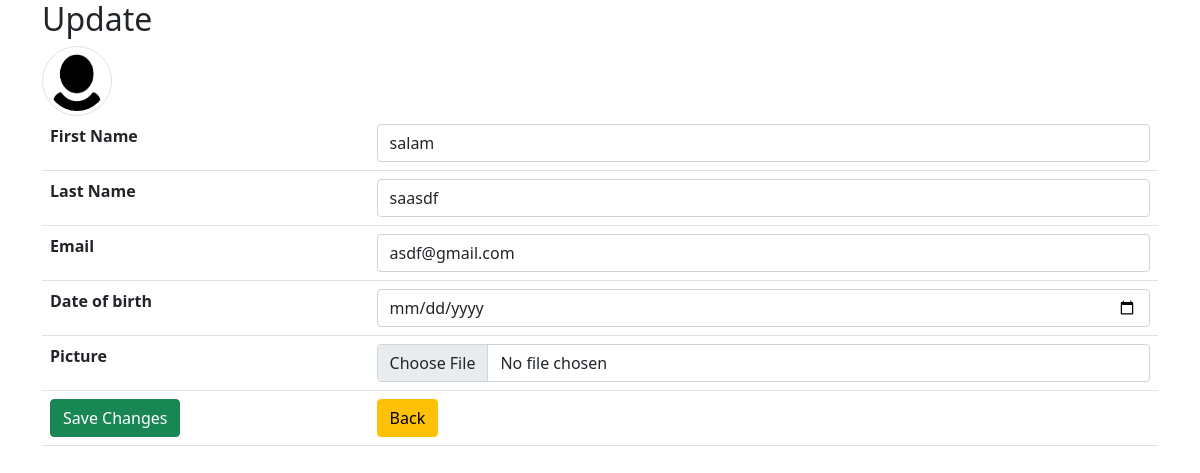
/update.php?id=2 (signed in), run on the app's committed database.
### tables this page shows
CREATE TABLE `user` (
  `id` int(11) NOT NULL,
  `first_name` varchar(255) NOT NULL,
  `last_name` varchar(255) NOT NULL,
  `password` varchar(255) NOT NULL,
  `email` varchar(255) NOT NULL,
  `address` varchar(255) NOT NULL,
  `phone_number` varchar(255) NOT NULL,
  `picture` varchar(255) DEFAULT NULL,
  `status` varchar(4) NOT NULL DEFAULT 'user'
);

### update.php (the view, shortened to what this page needs)
<?php
require_once 'components/db_connect.php';
$backBtn = '';
if(isset($_SESSION["adm"])){
    $backBtn = "dashBoard.php";
}
if (isset($_GET['id'])) {
    $id = $_GET['id'];
    $sql = "SELECT * FROM user WHERE id = {$id}";
    $result = mysqli_query($connect, $sql);
    if (mysqli_num_rows($result) == 1) {
        $data = mysqli_fetch_assoc($result);
        $f_name = $data['first_name'];
        $l_name = $data['last_name'];
        $email = $data['email'];
        $date_birth = $data['date_of_birth'];
    }
}
?>
<!DOCTYPE html>
<html lang="en">
<head>
   <?php require_once 'components/boot.php'?>
</head>
<body>
<div class="container">
        <h2>Update</h2>
        <img class='img-thumbnail rounded-circle' src='pictures/<?php echo $data['picture'] ?>' alt="<?php echo $f_name ?>">
        <form  method="post" enctype="multipart/form-data">
            <table class="table">
                <tr>
                    <th>First Name</th>
                    <td><input class="form-control" type="text"  name="first_name" placeholder ="First Name" value="<?php echo $f_name ?>"  /></td>
                </tr>
                <tr>
                    <th>Last Name</th>
                    <td><input class="form-control" type= "text" name="last_name"  placeholder="Last Name" value ="<?php echo $l_name ?>" /></td>
                </tr>
                <tr>
                    <th>Email</th>
                    <td><input class="form-control" type="email" name="email" placeholder= "Email" value= "<?php echo $email ?>" /></td>
                </tr>
                <tr>
                    <th>Date of birth</th>
                    <td><input class="form-control" type="date" name="date_of_birth" placeholder= "Date of birth" value= "<?php echo $date_birth ?>" /></td>
                </tr>
                <tr>
                    <th>Picture</th>
                    <td><input class="form-control" type="file" name="picture" /></td>
                </tr>
                <tr>
                    <td><button name="submit" class="btn btn-success" type= "submit">Save Changes</button></td>
                    <td><a href= "<?php echo $backBtn?>"><button class="btn btn-warning" type="button">Back</button></a></td>
                </tr>
            </table>
        </form>
</div>
</body>
</html>

### update.php (style rules this page uses)
.img-thumbnail { width: 70px !important; height: 70px !important; }

### data on the page
user: picture (placeholder picture), first_name "salam", last_name "saasdf", email "asdf@gmail.com"
